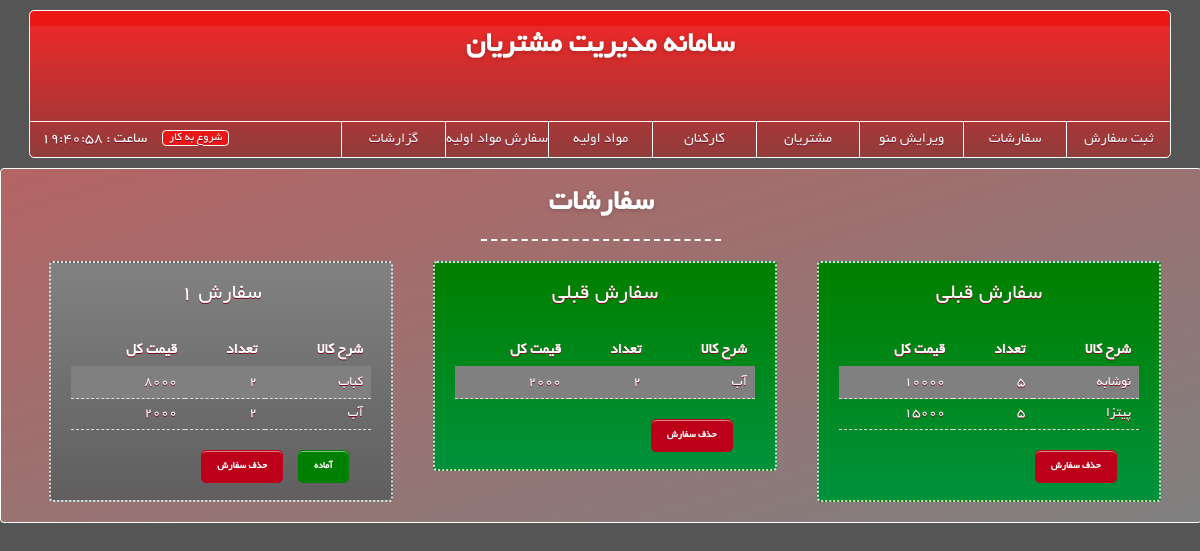
The app's page /orderlist/ (signed in) with its own data.
### app/models.py (models this page shows)
class Order(models.Model):
	orderer = models.ForeignKey(Customer, blank=True, null=True, on_delete=models.SET_NULL)
	orderTime = models.DateTimeField(auto_now_add=True)
	ORDER_STATES = (
        ('WT', 'Waiting'), # waiting for the chef to confirm
        ('RJ', 'Rejected'), # Rejected by the chef
        ('CM', 'Confirmed'), # confirmed by the chef
        ('RD', 'Ready'), # ready
        ('DV', 'Delivered') # Delivered
    )
	state = models.CharField(
		max_length=2,
		choices=ORDER_STATES,
		default='WT',
	)

class ItemInOrder(models.Model): # Items in orders
	item = models.ForeignKey(Item, on_delete=models.CASCADE)
	order = models.ForeignKey(Order, related_name='items', on_delete=models.CASCADE)
	number = models.IntegerField(default=0) # how many of this item is ordered

class Item(models.Model): # Food menu items
	name = models.CharField(max_length=64, unique=True)
	price = models.IntegerField(default=0)
	inMenu = models.BooleanField(default=True)

### app/views.py (the view)
# urls.py: path('orderlist/', views.orderlist_view, name='orderlist'),
@login_required
def orderlist_view(request):
	orders = Order.objects.exclude(state='DV') # dont show delivered orders
	states = ['RD', 'WT', 'RJ', 'CM']
	orders = sorted(orders, key=lambda x: states.index(x.state)) # sort the orders by their states
	return render(request, 'orderlist.html', {'orders':orders, 'orderStartFrom':-getConfig().firstOrderIDToday})

### app/context_processors.py (called while the page is built)
def addtime(request):
    return {'now':timezone.localtime(timezone.now())}

### app/views.py (called while the page is built)
def getConfig():
	cfg, created = ConfigurationModel.objects.get_or_create(id=1)
	return cfg

### app/templates/orderlist.html (shortened to what this page needs)
{% extends 'base.html' %}
{% block content %}
<p class="page-title">سفارشات</p>
{% for order in orders %}
  <div class=" orderitem orderitem-{{ order.state }}">
    <p class="orderitem-name">سفارش {% if order.id|add:orderStartFrom <= 0 %} قبلی {% else %}{{ order.id|add:orderStartFrom }} {% endif %}</p>
      <table>
        <tr>
          <th>قیمت کل</th>
          <th>تعداد</th>
          <th>شرح کالا</th>
        </tr>
        {% for item in order.items.all %}
        <tr>
          <td>{% widthratio item.item.price 1 item.number %}</td>
          <td>{{ item.number }}</td>
          <td>{{ item.item.name }}</td>
        </tr>
        {% endfor %}
      </table>
    <div class="buttons">
      {% if order.state == 'CM' %}<button class="btn-item ready-btn" name="readybtn" onclick="order_change_state(this, 'RD')">آماده</button>{% endif %}
      <button class="btn-item delete-btn" name="deletebtn" onclick="order_change_state(this, 'RM')">حذف سفارش</button>
    </div>
  </div>
{% endfor %}
{% endblock %}

### app/templates/base.html (shortened to what this page needs)
{% load static %}
<!DOCTYPE html>
<html lang="en" class="no-js">
    <head>
        <link rel="stylesheet" href="{% static 'css/reset.css' %}">
        <link rel="stylesheet" href="{% static 'css/base_style.css' %}">
    </head>
    <body onload="startTime({{ now.time.hour }}, {{ now.time.minute }}, {{ now.time.second }})">
      <div class="header box">
        <h1>سامانه مدیریت مشتریان</h1>
        <div class="menu box">
          {% if perms.app.can_add_order %}
          <div class="menu_item">
          <a href="{% url 'order' %}">
            ثبت سفارش
          </a>
        </div>
          {% endif %}
          {% if perms.app.can_see_orders %}
          <div class="menu_item">
          <a href="{% url 'orderlist' %}">
            سفارشات
          </a>
        </div>
          {% endif %}
          {% if perms.app.can_add_payments %}
          <div class="menu_item">
          <a href="{% url 'editmenu' %}">
            ویرایش منو
          </a>
        </div>
          {% endif %}
          {% if perms.app.can_see_activities %}
          <div class="menu_item">
          <a href="{% url 'customers' %}">
            مشتریان
          </a>
          </div>
          {% endif %}
          {% if perms.app.can_see_activities %}
          <div class="menu_item">
          <a href="{% url 'employee' %}">
            کارکنان
          </a>
          </div>
          {% endif %}
          {% if perms.app.can_see_activities %}
          <div class="menu_item">
          <a href="{% url 'supply_list' %}">
            مواد اولیه
          </a>
          </div>
          {% endif %}
          {% if perms.app.can_see_activities %}
          <div class="menu_item">
          <a href="{% url 'supply_order' %}">
            سفارش مواد اولیه
          </a>
          </div>
          {% endif %}
          {% if perms.app.can_see_activities %}
          <div class="menu_item">
          <a href="{% url 'activities' %}">
            گزارشات
          </a>
          </div>
          {% endif %}
        </div>
        <div>
          <div id="txt"></div>
          <button Class="startbtn" onclick="handlejobtime()">
            {% if not request.user.workBegan %}
              شروع به کار
            {% else %}
              پایان کار
            {% endif %}
          </button>
        </div>
      </div>
        <div class="container">
          <div class="content box">
            {% block content %}{% endblock %}
          </div>
        </div>
    </body>
</html>

### records on screen
Order: shows "قبلی"
ItemInOrder: item+number "10000", number "5", item.name "نوشابه"
ItemInOrder: item+number "15000", number "5", item.name "پیتزا"
Order: shows "قبلی"
ItemInOrder: item+number "2000", number "2", item.name "آب"
Order: id|add "1", state "آماده"
ItemInOrder: item+number "8000", number "2", item.name "کباب"
ItemInOrder: item+number "2000", number "2", item.name "آب"
